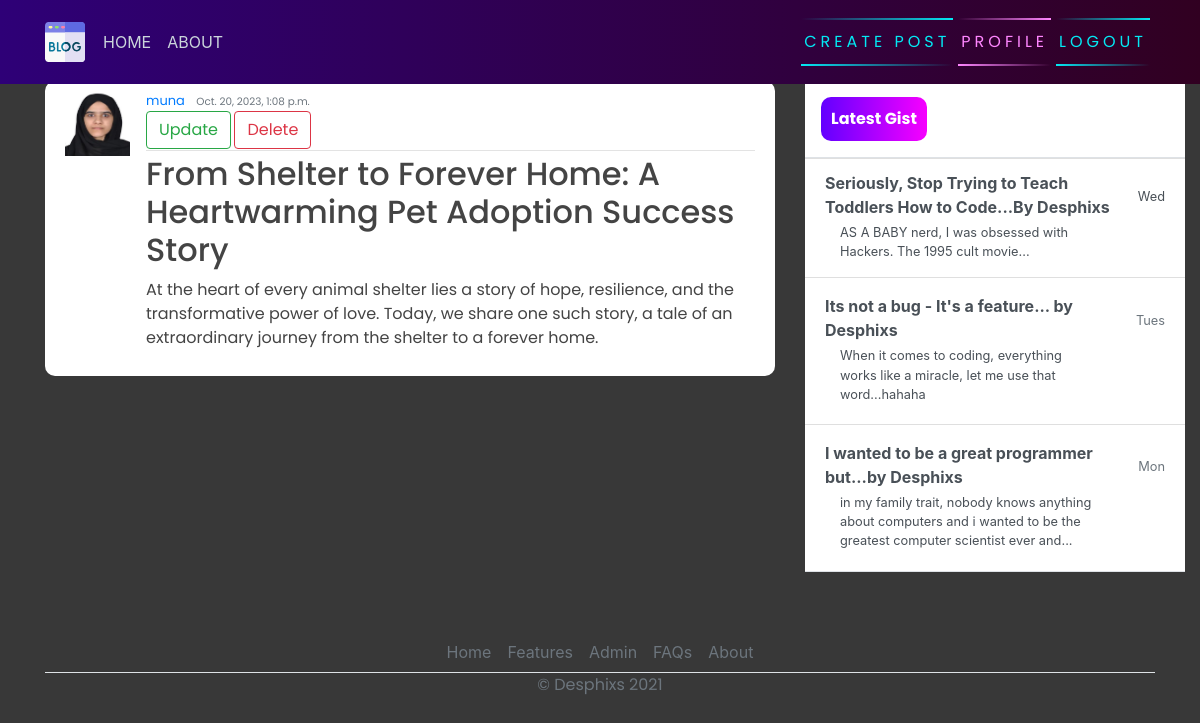
Screenshot of /post/3/ (signed in) with the database file from the repository.
### blog/models.py (models this page shows, shortened)
class Post(models.Model):
    title = models.CharField(max_length=200)
    content = models.TextField()
    date_posted = models.DateTimeField(default=timezone.now)
    author = models.ForeignKey(User, on_delete=models.CASCADE)

### users/models.py (models this page shows, shortened)
class Profile(models.Model):
    user = models.OneToOneField(User, on_delete=models.CASCADE)
    image = models.ImageField(default='default.jpg', upload_to='profile_pics')

### blog/views.py (the view)
# urls.py: path('post/<int:pk>/', PostDetailView.as_view(), name="blog-detail"),
class PostDetailView(LoginRequiredMixin, DetailView):
    model = Post

### blog/templates/blog/post_detail.html
{% extends 'blog/base.html' %}
{% block content %}
        <article class="media content-section">
            <img class="rounded-cirlce article-img" src="{{ object.author.profile.image.url }}" alt="">
            <div class="media-body">
              <div class="article-metadata">
                <a class="mr-2" href="#">{{ object.author }}</a>
                <small class="text-muted">{{ object.date_posted }}</small> <br>
                  {% if object.author == user %}
                    <div>
                        <a class="btn btn-outline-success" href="{% url 'blog-update' object.id %}">Update</a>
                        <a class="btn btn-outline-danger" href="{% url 'blog-delete' object.id %}">Delete</a>
                    </div>
                  {% endif %}
              </div>
              <h2><a class="article-title" href="#">{{ object.title }}</a></h2>
              <p class="article-content">{{ object.content }}</p>
            </div>
            <br>
          </article>
{% endblock content %}

### blog/static/blog/main.css (style rules this page uses)
body { background-color: rgb(56, 56, 56); margin-top: 5rem; background-size: contain; background-repeat: no-repeat; }
h1, h2, h3, h4, h5, h6, p { color: #444444; font-family: 'Poppins', sans-serif; }
.content-section { background: #ffffff; padding: 10px 20px; border-radius: 10px; margin-bottom: 20px; }
.article-title { color: #444444; }
.article-content { white-space: pre-line; }
.article-img { height: 65px; width: 65px; margin-right: 16px; }
.article-metadata { font-family: 'Poppins', sans-serif; padding-bottom: 1px; margin-bottom: 4px; font-size: 13px; border-bottom: 1px solid #e3e3e3 }

### rows the page displays
Post: author.profile.image (picture), author "muna", date_posted "Oct. 20, 2023, 1:08 p.m.", title "From Shelter to Forever Home: A Heartwarming Pet Adoption Success Story", content "At the heart of every animal shelter lies a story of hope, resilience, and the transformative power of love. Today, we share one such story, a tale of an extraordinary journey from the shelter to a forever home."
